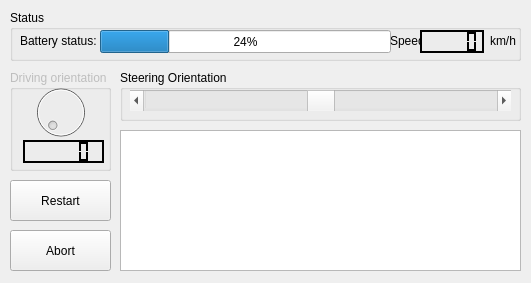
<?xml version="1.0" encoding="UTF-8"?>
<ui version="4.0">
 <class>ATVWindow</class>
 <widget class="QMainWindow" name="ATVWindow">
  <property name="geometry">
   <rect>
    <x>0</x>
    <y>0</y>
    <width>531</width>
    <height>283</height>
   </rect>
  </property>
  <property name="windowTitle">
   <string>ATV</string>
  </property>
  <widget class="QWidget" name="root">
   <widget class="QGroupBox" name="statusGB">
    <property name="geometry">
     <rect>
      <x>10</x>
      <y>10</y>
      <width>511</width>
      <height>51</height>
     </rect>
    </property>
    <property name="title">
     <string>Status</string>
    </property>
    <widget class="QProgressBar" name="batteryStatusBar">
     <property name="geometry">
      <rect>
       <x>90</x>
       <y>20</y>
       <width>291</width>
       <height>23</height>
      </rect>
     </property>
     <property name="value">
      <number>24</number>
     </property>
    </widget>
    <widget class="QLabel" name="batteryStatusLabel">
     <property name="geometry">
      <rect>
       <x>10</x>
       <y>20</y>
       <width>141</width>
       <height>21</height>
      </rect>
     </property>
     <property name="text">
      <string>Battery status:</string>
     </property>
    </widget>
    <widget class="QLabel" name="speedLabel">
     <property name="geometry">
      <rect>
       <x>380</x>
       <y>20</y>
       <width>31</width>
       <height>21</height>
      </rect>
     </property>
     <property name="text">
      <string>Speed</string>
     </property>
    </widget>
    <widget class="QLCDNumber" name="speedLCD">
     <property name="geometry">
      <rect>
       <x>410</x>
       <y>20</y>
       <width>64</width>
       <height>23</height>
      </rect>
     </property>
     <property name="palette">
      <palette>
       <active>
        <colorrole role="WindowText">
         <brush brushstyle="SolidPattern">
          <color alpha="255">
           <red>0</red>
           <green>0</green>
           <blue>0</blue>
          </color>
         </brush>
        </colorrole>
        <colorrole role="Button">
         <brush brushstyle="SolidPattern">
          <color alpha="255">
           <red>0</red>
           <green>0</green>
           <blue>0</blue>
          </color>
         </brush>
        </colorrole>
        <colorrole role="Light">
         <brush brushstyle="SolidPattern">
          <color alpha="255">
           <red>0</red>
           <green>0</green>
           <blue>0</blue>
          </color>
         </brush>
        </colorrole>
        <colorrole role="Midlight">
         <brush brushstyle="SolidPattern">
          <color alpha="255">
           <red>0</red>
           <green>0</green>
           <blue>0</blue>
          </color>
         </brush>
        </colorrole>
        <colorrole role="Dark">
         <brush brushstyle="SolidPattern">
          <color alpha="255">
           <red>0</red>
           <green>0</green>
           <blue>0</blue>
          </color>
         </brush>
        </colorrole>
        <colorrole role="Mid">
         <brush brushstyle="SolidPattern">
          <color alpha="255">
           <red>0</red>
           <green>0</green>
           <blue>0</blue>
          </color>
         </brush>
        </colorrole>
        <colorrole role="Text">
         <brush brushstyle="SolidPattern">
          <color alpha="255">
           <red>0</red>
           <green>0</green>
           <blue>0</blue>
          </color>
         </brush>
        </colorrole>
        <colorrole role="ButtonText">
         <brush brushstyle="SolidPattern">
          <color alpha="255">
           <red>0</red>
           <green>0</green>
           <blue>0</blue>
          </color>
         </brush>
        </colorrole>
        <colorrole role="Base">
         <brush brushstyle="SolidPattern">
          <color alpha="255">
           <red>255</red>
           <green>255</green>
           <blue>255</blue>
          </color>
         </brush>
        </colorrole>
        <colorrole role="Window">
         <brush brushstyle="SolidPattern">
          <color alpha="255">
           <red>0</red>
           <green>0</green>
           <blue>0</blue>
          </color>
         </brush>
        </colorrole>
        <colorrole role="Shadow">
         <brush brushstyle="SolidPattern">
          <color alpha="255">
           <red>0</red>
           <green>0</green>
           <blue>0</blue>
          </color>
         </brush>
        </colorrole>
        <colorrole role="AlternateBase">
         <brush brushstyle="SolidPattern">
          <color alpha="255">
           <red>0</red>
           <green>0</green>
           <blue>0</blue>
          </color>
         </brush>
        </colorrole>
       </active>
       <inactive>
        <colorrole role="WindowText">
         <brush brushstyle="SolidPattern">
          <color alpha="255">
           <red>0</red>
           <green>0</green>
           <blue>0</blue>
          </color>
         </brush>
        </colorrole>
        <colorrole role="Button">
         <brush brushstyle="SolidPattern">
          <color alpha="255">
           <red>0</red>
           <green>0</green>
           <blue>0</blue>
          </color>
         </brush>
        </colorrole>
        <colorrole role="Light">
         <brush brushstyle="SolidPattern">
          <color alpha="255">
           <red>0</red>
           <green>0</green>
           <blue>0</blue>
          </color>
         </brush>
        </colorrole>
        <colorrole role="Midlight">
         <brush brushstyle="SolidPattern">
          <color alpha="255">
           <red>0</red>
           <green>0</green>
           <blue>0</blue>
          </color>
         </brush>
        </colorrole>
        <colorrole role="Dark">
         <brush brushstyle="SolidPattern">
          <color alpha="255">
           <red>0</red>
           <green>0</green>
           <blue>0</blue>
          </color>
         </brush>
        </colorrole>
        <colorrole role="Mid">
         <brush brushstyle="SolidPattern">
          <color alpha="255">
           <red>0</red>
           <green>0</green>
           <blue>0</blue>
          </color>
         </brush>
        </colorrole>
        <colorrole role="Text">
         <brush brushstyle="SolidPattern">
          <color alpha="255">
           <red>0</red>
           <green>0</green>
           <blue>0</blue>
          </color>
         </brush>
        </colorrole>
        <colorrole role="ButtonText">
         <brush brushstyle="SolidPattern">
          <color alpha="255">
           <red>0</red>
           <green>0</green>
           <blue>0</blue>
          </color>
         </brush>
        </colorrole>
        <colorrole role="Base">
         <brush brushstyle="SolidPattern">
          <color alpha="255">
           <red>255</red>
           <green>255</green>
           <blue>255</blue>
          </color>
         </brush>
        </colorrole>
        <colorrole role="Window">
         <brush brushstyle="SolidPattern">
          <color alpha="255">
           <red>0</red>
           <green>0</green>
           <blue>0</blue>
          </color>
         </brush>
        </colorrole>
        <colorrole role="Shadow">
         <brush brushstyle="SolidPattern">
          <color alpha="255">
           <red>0</red>
           <green>0</green>
           <blue>0</blue>
          </color>
         </brush>
        </colorrole>
        <colorrole role="AlternateBase">
         <brush brushstyle="SolidPattern">
          <color alpha="255">
           <red>0</red>
           <green>0</green>
           <blue>0</blue>
          </color>
         </brush>
        </colorrole>
       </inactive>
       <disabled>
        <colorrole role="WindowText">
         <brush brushstyle="SolidPattern">
          <color alpha="255">
           <red>0</red>
           <green>0</green>
           <blue>0</blue>
          </color>
         </brush>
        </colorrole>
        <colorrole role="Button">
         <brush brushstyle="SolidPattern">
          <color alpha="255">
           <red>0</red>
           <green>0</green>
           <blue>0</blue>
          </color>
         </brush>
        </colorrole>
        <colorrole role="Light">
         <brush brushstyle="SolidPattern">
          <color alpha="255">
           <red>0</red>
           <green>0</green>
           <blue>0</blue>
          </color>
         </brush>
        </colorrole>
        <colorrole role="Midlight">
         <brush brushstyle="SolidPattern">
          <color alpha="255">
           <red>0</red>
           <green>0</green>
           <blue>0</blue>
          </color>
         </brush>
        </colorrole>
        <colorrole role="Dark">
         <brush brushstyle="SolidPattern">
          <color alpha="255">
           <red>0</red>
           <green>0</green>
           <blue>0</blue>
          </color>
         </brush>
        </colorrole>
        <colorrole role="Mid">
         <brush brushstyle="SolidPattern">
          <color alpha="255">
           <red>0</red>
           <green>0</green>
           <blue>0</blue>
          </color>
         </brush>
        </colorrole>
        <colorrole role="Text">
         <brush brushstyle="SolidPattern">
          <color alpha="255">
           <red>0</red>
           <green>0</green>
           <blue>0</blue>
          </color>
         </brush>
        </colorrole>
        <colorrole role="ButtonText">
         <brush brushstyle="SolidPattern">
          <color alpha="255">
           <red>0</red>
           <green>0</green>
           <blue>0</blue>
          </color>
         </brush>
        </colorrole>
        <colorrole role="Base">
         <brush brushstyle="SolidPattern">
          <color alpha="255">
           <red>0</red>
           <green>0</green>
           <blue>0</blue>
          </color>
         </brush>
        </colorrole>
        <colorrole role="Window">
         <brush brushstyle="SolidPattern">
          <color alpha="255">
           <red>0</red>
           <green>0</green>
           <blue>0</blue>
          </color>
         </brush>
        </colorrole>
        <colorrole role="Shadow">
         <brush brushstyle="SolidPattern">
          <color alpha="255">
           <red>0</red>
           <green>0</green>
           <blue>0</blue>
          </color>
         </brush>
        </colorrole>
        <colorrole role="AlternateBase">
         <brush brushstyle="SolidPattern">
          <color alpha="255">
           <red>0</red>
           <green>0</green>
           <blue>0</blue>
          </color>
         </brush>
        </colorrole>
       </disabled>
      </palette>
     </property>
    </widget>
    <widget class="QLabel" name="speedUnitLabel">
     <property name="geometry">
      <rect>
       <x>480</x>
       <y>20</y>
       <width>31</width>
       <height>21</height>
      </rect>
     </property>
     <property name="text">
      <string>km/h</string>
     </property>
    </widget>
   </widget>
   <widget class="QTextEdit" name="messageOutput">
    <property name="geometry">
     <rect>
      <x>120</x>
      <y>130</y>
      <width>401</width>
      <height>141</height>
     </rect>
    </property>
    <property name="readOnly">
     <bool>true</bool>
    </property>
   </widget>
   <widget class="QPushButton" name="shutdownButton">
    <property name="geometry">
     <rect>
      <x>10</x>
      <y>180</y>
      <width>101</width>
      <height>41</height>
     </rect>
    </property>
    <property name="text">
     <string>Restart</string>
    </property>
   </widget>
   <widget class="QPushButton" name="abortButton">
    <property name="geometry">
     <rect>
      <x>10</x>
      <y>230</y>
      <width>101</width>
      <height>41</height>
     </rect>
    </property>
    <property name="text">
     <string>Abort</string>
    </property>
   </widget>
   <widget class="QGroupBox" name="steeringOrientationGB">
    <property name="enabled">
     <bool>true</bool>
    </property>
    <property name="geometry">
     <rect>
      <x>120</x>
      <y>70</y>
      <width>401</width>
      <height>51</height>
     </rect>
    </property>
    <property name="title">
     <string>Steering Orientation</string>
    </property>
    <widget class="QScrollBar" name="steeringScrollBar">
     <property name="geometry">
      <rect>
       <x>10</x>
       <y>20</y>
       <width>381</width>
       <height>21</height>
      </rect>
     </property>
     <property name="minimum">
      <number>-401</number>
     </property>
     <property name="maximum">
      <number>401</number>
     </property>
     <property name="tracking">
      <bool>true</bool>
     </property>
     <property name="orientation">
      <enum>Qt::Horizontal</enum>
     </property>
     <property name="invertedControls">
      <bool>true</bool>
     </property>
    </widget>
   </widget>
   <widget class="QGroupBox" name="driveOrientationGB">
    <property name="enabled">
     <bool>false</bool>
    </property>
    <property name="geometry">
     <rect>
      <x>10</x>
      <y>70</y>
      <width>101</width>
      <height>101</height>
     </rect>
    </property>
    <property name="title">
     <string>Driving orientation</string>
    </property>
    <widget class="QDial" name="dial">
     <property name="geometry">
      <rect>
       <x>20</x>
       <y>10</y>
       <width>61</width>
       <height>64</height>
      </rect>
     </property>
    </widget>
    <widget class="QLCDNumber" name="dialLCD">
     <property name="geometry">
      <rect>
       <x>13</x>
       <y>70</y>
       <width>81</width>
       <height>23</height>
      </rect>
     </property>
     <property name="palette">
      <palette>
       <active>
        <colorrole role="WindowText">
         <brush brushstyle="SolidPattern">
          <color alpha="255">
           <red>0</red>
           <green>0</green>
           <blue>0</blue>
          </color>
         </brush>
        </colorrole>
        <colorrole role="Light">
         <brush brushstyle="SolidPattern">
          <color alpha="255">
           <red>0</red>
           <green>0</green>
           <blue>0</blue>
          </color>
         </brush>
        </colorrole>
        <colorrole role="Midlight">
         <brush brushstyle="SolidPattern">
          <color alpha="255">
           <red>0</red>
           <green>0</green>
           <blue>0</blue>
          </color>
         </brush>
        </colorrole>
        <colorrole role="Dark">
         <brush brushstyle="SolidPattern">
          <color alpha="255">
           <red>0</red>
           <green>0</green>
           <blue>0</blue>
          </color>
         </brush>
        </colorrole>
        <colorrole role="Text">
         <brush brushstyle="SolidPattern">
          <color alpha="255">
           <red>0</red>
           <green>0</green>
           <blue>0</blue>
          </color>
         </brush>
        </colorrole>
        <colorrole role="ButtonText">
         <brush brushstyle="SolidPattern">
          <color alpha="255">
           <red>0</red>
           <green>0</green>
           <blue>0</blue>
          </color>
         </brush>
        </colorrole>
       </active>
       <inactive>
        <colorrole role="WindowText">
         <brush brushstyle="SolidPattern">
          <color alpha="255">
           <red>0</red>
           <green>0</green>
           <blue>0</blue>
          </color>
         </brush>
        </colorrole>
        <colorrole role="Light">
         <brush brushstyle="SolidPattern">
          <color alpha="255">
           <red>0</red>
           <green>0</green>
           <blue>0</blue>
          </color>
         </brush>
        </colorrole>
        <colorrole role="Midlight">
         <brush brushstyle="SolidPattern">
          <color alpha="255">
           <red>0</red>
           <green>0</green>
           <blue>0</blue>
          </color>
         </brush>
        </colorrole>
        <colorrole role="Dark">
         <brush brushstyle="SolidPattern">
          <color alpha="255">
           <red>0</red>
           <green>0</green>
           <blue>0</blue>
          </color>
         </brush>
        </colorrole>
        <colorrole role="Text">
         <brush brushstyle="SolidPattern">
          <color alpha="255">
           <red>0</red>
           <green>0</green>
           <blue>0</blue>
          </color>
         </brush>
        </colorrole>
        <colorrole role="ButtonText">
         <brush brushstyle="SolidPattern">
          <color alpha="255">
           <red>0</red>
           <green>0</green>
           <blue>0</blue>
          </color>
         </brush>
        </colorrole>
       </inactive>
       <disabled>
        <colorrole role="WindowText">
         <brush brushstyle="SolidPattern">
          <color alpha="255">
           <red>0</red>
           <green>0</green>
           <blue>0</blue>
          </color>
         </brush>
        </colorrole>
        <colorrole role="Light">
         <brush brushstyle="SolidPattern">
          <color alpha="255">
           <red>0</red>
           <green>0</green>
           <blue>0</blue>
          </color>
         </brush>
        </colorrole>
        <colorrole role="Midlight">
         <brush brushstyle="SolidPattern">
          <color alpha="255">
           <red>0</red>
           <green>0</green>
           <blue>0</blue>
          </color>
         </brush>
        </colorrole>
        <colorrole role="Dark">
         <brush brushstyle="SolidPattern">
          <color alpha="255">
           <red>0</red>
           <green>0</green>
           <blue>0</blue>
          </color>
         </brush>
        </colorrole>
        <colorrole role="Text">
         <brush brushstyle="SolidPattern">
          <color alpha="255">
           <red>0</red>
           <green>0</green>
           <blue>0</blue>
          </color>
         </brush>
        </colorrole>
        <colorrole role="ButtonText">
         <brush brushstyle="SolidPattern">
          <color alpha="255">
           <red>0</red>
           <green>0</green>
           <blue>0</blue>
          </color>
         </brush>
        </colorrole>
       </disabled>
      </palette>
     </property>
    </widget>
   </widget>
  </widget>
 </widget>
 <resources/>
 <connections/>
</ui>
